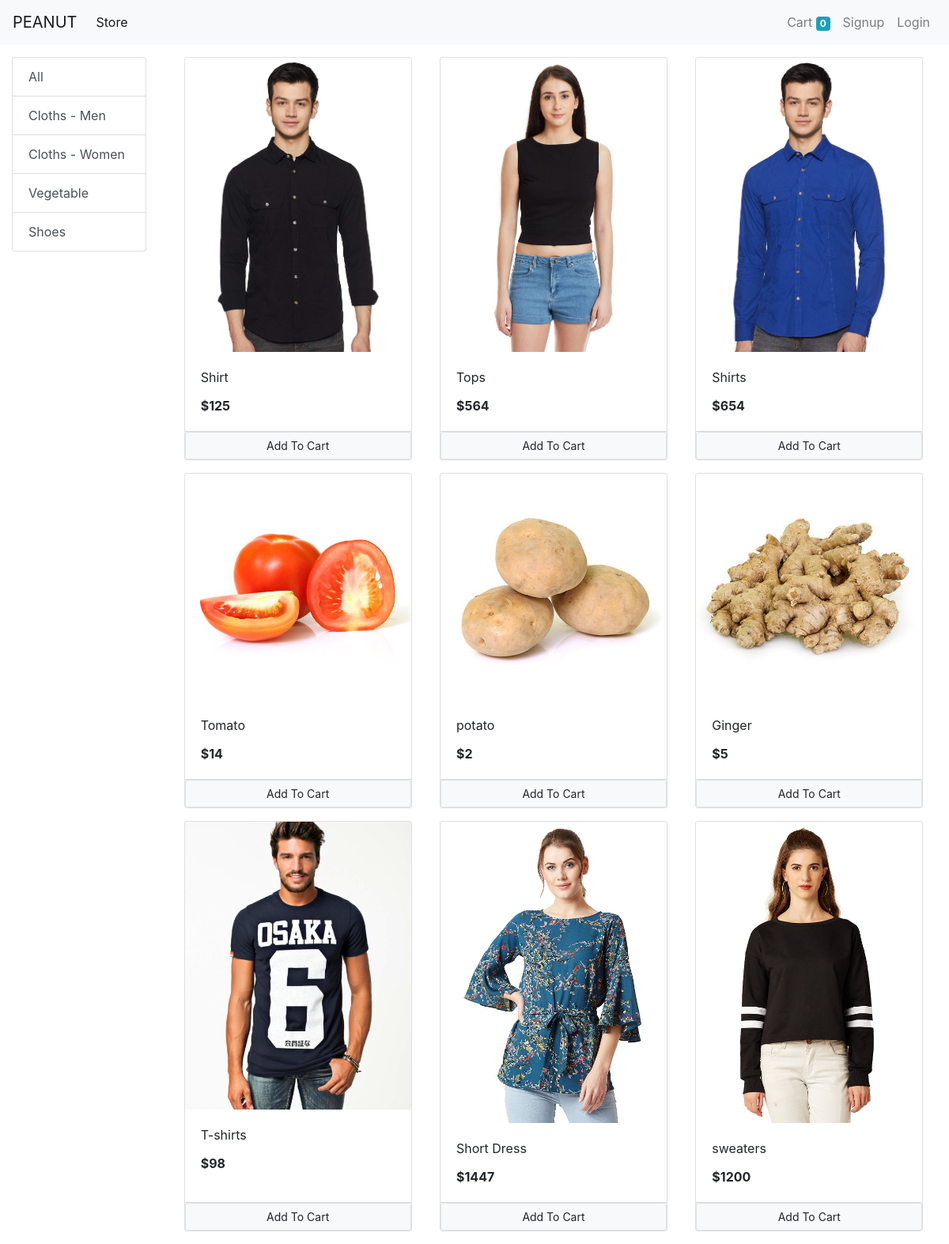
The page / on the database its author committed.
### store/models/category.py (models this page shows, shortened)
class Category(models.Model):
    name = models.CharField(max_length=20)
    @staticmethod
    def get_all_categories():
        return Category.objects.all()

### store/models/product.py (models this page shows, shortened)
class Product(models.Model):
    name = models.CharField(max_length=50)
    price= models.IntegerField(default=0)
    category = models.ForeignKey(Category, on_delete=models.CASCADE, default=1)
    description = models.CharField(max_length=200, default='', null=True, blank=True)
    image = models.ImageField(upload_to='uploads/products/')
    @staticmethod
    def get_all_products():
        return Product.objects.all()

### store/views/home.py (the view, shortened to what this page needs)
# urls.py: path('', home.Index.as_view(), name='index'),
class Index(View):
    def get(self, request):
        cart = request.session.get('cart')
        if not cart:
            request.session.cart = {}
        products = None
        categories = Category.get_all_categories()
        categoryID = request.GET.get('category')
        if categoryID:
            products = Product.get_all_products_by_category_id(categoryID)
        else:
            products = Product.get_all_products()
        data = {}
        data['products'] = products
        data['categories'] = categories
        return render(request, 'index.html', data)

### store/templatetags/cart.py (called while the page is built)
@register.filter(name='is_in_cart')
def is_in_cart(product, cart):
    for id in cart.keys():
        if int(id) == product.id:
            return True
    return False

### store/templates/index.html (shortened to what this page needs)
{% extends "base.html" %}
{% block content %}
{% load cart %}
<div class="container-fluid mt-3">
   <div class="row">
    <div class="col-lg-2 mx-auto">
      <div class="list-group">
        <a href="/" class="list-group-item
         list-group-item-action">All</a>
        {% for category in categories %}
        <a href="/?category={{ category.id }}" class="list-group-item
         list-group-item-action">{{ category.name }}</a>
         {% endfor %}
      </div>
    </div>
     <div id = 'products' class='col-lg-10 mx-auto'>
      <div class="row mx-auto">
        {% for product in products %}
      <div class="card mx-auto mb-3" style="width: 18rem;" id={{ product.id }}>
        <img src="{{ product.image.url }}" class="card-img-top" alt="...">
        <div class="card-body">
          <p class="card-title">{{ product.name }}</p>
          <p class="card-text"><b>${{ product.price }}</b></p>
        </div>
        <div class="card-footer p-0">
          {% if product|is_in_cart:request.session.cart %}
          <div class="row no-gutters">
            <form action="/#{{ product.id }}" class="col-2" method="POST">{% csrf_token %}
              <input hidden type="text" name="product" value="{{ product.id }}">
              <input hidden type="text" name="remove" value=True>
              <input type="submit" value=" - " class="btn border btn-block btn-light"">
            </form>
            <div class = "text-center col">{{ product|cart_quantity:request.session.cart }} in cart</div>
            <form action="/#{{ product.id }}" class="col-2" method="POST">{% csrf_token %}
              <input hidden type="text" name="product" value="{{ product.id }}">
              <input type="submit" value=" + " class="btn border btn-block btn-light">
            </form>
          </div>
          {% else %}
          <form action="/#{{ product.id }}" method="POST" class="btn-block">
            <input type='submit' class="float-right btn btn-light border btn-sm form-control" value="Add To Cart">
          </form>
          {% endif %}
        </div>
      </div>
    {% endfor %}
      </div>
     </div>
  </div>
{% endblock %}

### store/templates/base.html (shortened to what this page needs)
<!doctype html>
<html lang="en">
  <head>
    <link rel="stylesheet" href="https://cdn.jsdelivr.net/npm/bootstrap@4.5.3/dist/css/bootstrap.min.css">
  </head>
  <body>
<nav class="navbar navbar-expand-lg navbar-light bg-light">
  <a class="navbar-brand" href="/">PEANUT</a>
  <div class="collapse navbar-collapse" id="navbarSupportedContent">
    <ul class="navbar-nav mr-auto">
      <li class="nav-item active">
        <a class="nav-link" href="/">Store <span class="sr-only">(current)</span></a>
      </li>
    </ul>
    </div>
    <ul class="navbar-nav my-2 my-lg-0">
      <li class="nav-item">
        <a class="nav-link" href="/cart">Cart <span class="badge badge-info">{{ request.session.cart.keys|length }}</span>
          <span class="sr-only">(current)</span></a>
      </li>
      {% if request.session.customer_id %}
      <li class="nav-item">
        <a class="nav-link" href="/orders">Orders <span class="sr-only">(current)</span></a>
      </li>
      <li class="nav-item">
        <a class="nav-link" href="/logout">Logout <span class="sr-only">(current)</span></a>
      </li>
      {% else %}
      <li class="nav-item">
        <a class="nav-link" href="/signup">Signup <span class="sr-only">(current)</span></a>
      </li>
      <li class="nav-item">
        <a class="nav-link" href="/login">Login <span class="sr-only">(current)</span></a>
      </li>
      {% endif %}
    </ul>
</nav>
{% block content %}
{% endblock %}
  </body>
</html>

### rows shown on the page
Category: name "Cloths - Men"
Category: name "Cloths - Women"
Category: name "Vegetable"
Category: name "Shoes"
Product: image (picture), name "Shirt", price "125"
Product: image (picture), name "Tops", price "564"
Product: image (picture), name "Shirts", price "654"
Product: image (picture), name "Tomato", price "14"
Product: image (picture), name "potato", price "2"
Product: image (picture), name "Ginger", price "5"
Product: image (picture), name "T-shirts", price "98"
Product: image (picture), name "Short Dress", price "1447"
Product: image (picture), name "sweaters", price "1200"

### other values the page prints
{{ request.session.cart.keys|length }} "0"
